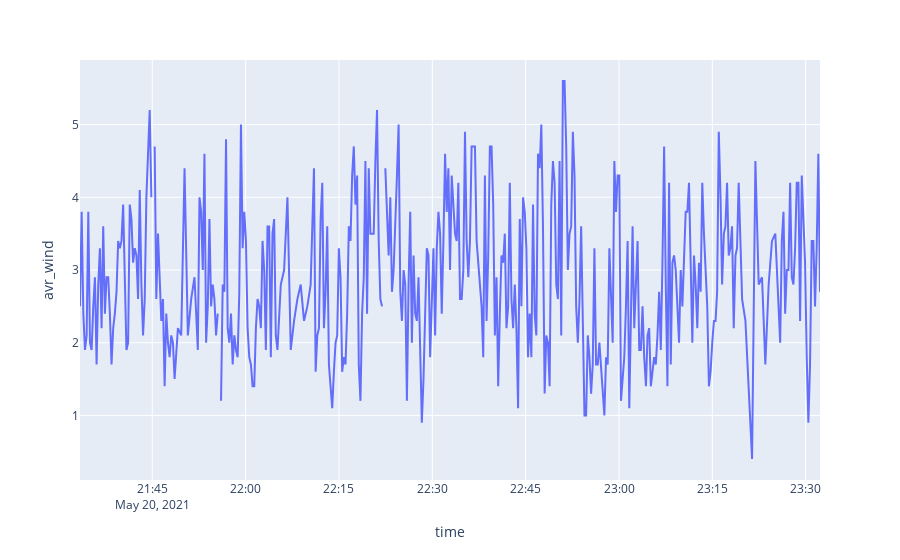

The cell this chart's notebook holds for it:
### Code cell
fig = px.line(df, y='avr_wind')
fig.show()

### Figure 1 — Plotly figure (JSON) as saved in the notebook; plotly's stock layout.template omitted (floating-point values rounded to 4 significant figures; data arrays with more than 128 entries replaced by an {"elided": "..."} marker saying what was removed)
{"data": [{"hovertemplate": "time=%{x}<br>avr_wind=%{y}<extra></extra>", "legendgroup": "", "line": {"color": "#636efa", "dash": "solid"}, "mode": "lines", "name": "", "orientation": "v", "showlegend": false, "type": "scatter", "x": {"elided": "425 str values"}, "xaxis": "x", "y": {"elided": "425 float values"}, "yaxis": "y"}], "layout": {"legend": {"tracegroupgap": 0}, "margin": {"t": 60}, "xaxis": {"anchor": "y", "domain": [0, 1], "title": {"text": "time"}}, "yaxis": {"anchor": "x", "domain": [0, 1], "title": {"text": "avr_wind"}}}}
